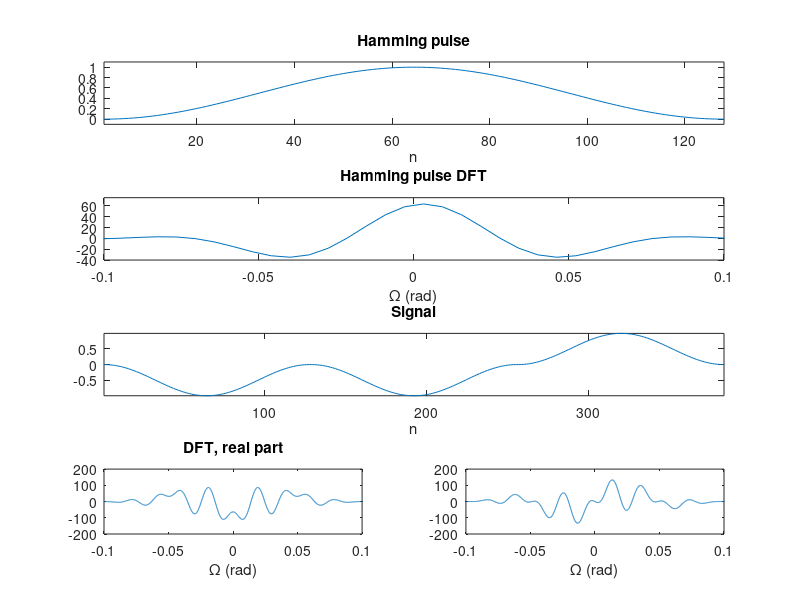

Write the MATLAB code that produced this figure.
randn('seed',2)
x = hanning(128);
figure(1), subplot(411), plot(x)
axis([1 128,-0.1,1.1]), xlabel('n'), title('Hamming pulse')
subplot(412)
plot(linspace(-pi,pi,1024), real(fftshift(fft(x,1024))))
axis([-0.1,0.1,-40,75]), xlabel('\Omega (rad)'), title('Hamming pulse DFT')
s = sign(randn(1,3));
y = kron(s',x);
subplot(413), plot(y), xlabel('n'), title('Signal'), axis tight
subplot(427),
plot(linspace(-pi,pi,65535), real(fftshift(fft(y,65535))))
axis([-0.1,0.1,-200,200]), xlabel('\Omega (rad)'), title('DFT, real part')
subplot(428)
plot(linspace(-pi,pi,65535), imag(fftshift(fft(y,65535))))
axis([-0.1,0.1,-200,200]), xlabel('\Omega (rad)')